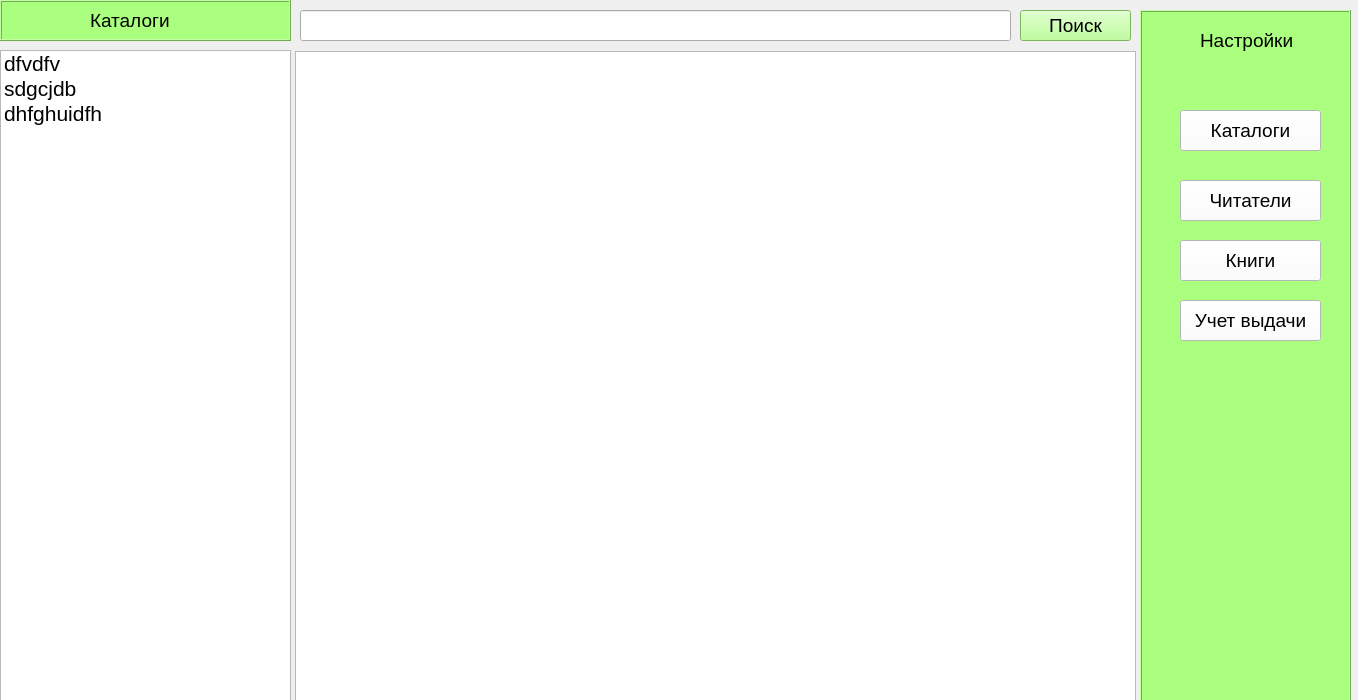
<?xml version="1.0" encoding="UTF-8"?>
<ui version="4.0">
 <class>MainWindow</class>
 <widget class="QMainWindow" name="MainWindow">
  <property name="geometry">
   <rect>
    <x>0</x>
    <y>0</y>
    <width>1358</width>
    <height>700</height>
   </rect>
  </property>
  <property name="windowTitle">
   <string>Университетская библиотека</string>
  </property>
  <widget class="QWidget" name="centralwidget">
   <widget class="QListWidget" name="listWidget">
    <property name="geometry">
     <rect>
      <x>0</x>
      <y>50</y>
      <width>291</width>
      <height>961</height>
     </rect>
    </property>
    <property name="font">
     <font>
      <pointsize>16</pointsize>
     </font>
    </property>
    <item>
     <property name="text">
      <string>dfvdfv</string>
     </property>
    </item>
    <item>
     <property name="text">
      <string>sdgcjdb</string>
     </property>
    </item>
    <item>
     <property name="text">
      <string>dhfghuidfh</string>
     </property>
    </item>
   </widget>
   <widget class="QFrame" name="frame">
    <property name="geometry">
     <rect>
      <x>0</x>
      <y>0</y>
      <width>291</width>
      <height>41</height>
     </rect>
    </property>
    <property name="styleSheet">
     <string notr="true">background-color:rgb(170, 255, 127)
</string>
    </property>
    <property name="frameShape">
     <enum>QFrame::Box</enum>
    </property>
    <property name="frameShadow">
     <enum>QFrame::Raised</enum>
    </property>
    <widget class="QLabel" name="label">
     <property name="geometry">
      <rect>
       <x>90</x>
       <y>10</y>
       <width>81</width>
       <height>21</height>
      </rect>
     </property>
     <property name="font">
      <font>
       <pointsize>14</pointsize>
      </font>
     </property>
     <property name="text">
      <string>Каталоги</string>
     </property>
    </widget>
   </widget>
   <widget class="QFrame" name="frame_2">
    <property name="geometry">
     <rect>
      <x>1140</x>
      <y>10</y>
      <width>211</width>
      <height>1051</height>
     </rect>
    </property>
    <property name="styleSheet">
     <string notr="true">background-color:rgb(170, 255, 127)</string>
    </property>
    <property name="frameShape">
     <enum>QFrame::Box</enum>
    </property>
    <property name="frameShadow">
     <enum>QFrame::Raised</enum>
    </property>
    <widget class="QLabel" name="label_2">
     <property name="geometry">
      <rect>
       <x>60</x>
       <y>20</y>
       <width>101</width>
       <height>21</height>
      </rect>
     </property>
     <property name="font">
      <font>
       <pointsize>14</pointsize>
      </font>
     </property>
     <property name="text">
      <string>Настройки</string>
     </property>
    </widget>
    <widget class="QPushButton" name="pushButton">
     <property name="geometry">
      <rect>
       <x>40</x>
       <y>100</y>
       <width>141</width>
       <height>41</height>
      </rect>
     </property>
     <property name="font">
      <font>
       <pointsize>14</pointsize>
      </font>
     </property>
     <property name="styleSheet">
      <string notr="true">background-color:rgb(255, 255, 255)</string>
     </property>
     <property name="text">
      <string>Каталоги</string>
     </property>
    </widget>
    <widget class="QPushButton" name="pushButton_3">
     <property name="geometry">
      <rect>
       <x>40</x>
       <y>170</y>
       <width>141</width>
       <height>41</height>
      </rect>
     </property>
     <property name="font">
      <font>
       <pointsize>14</pointsize>
      </font>
     </property>
     <property name="styleSheet">
      <string notr="true">background-color:rgb(255, 255, 255)</string>
     </property>
     <property name="text">
      <string>Читатели</string>
     </property>
    </widget>
    <widget class="QPushButton" name="pushButton_4">
     <property name="geometry">
      <rect>
       <x>40</x>
       <y>230</y>
       <width>141</width>
       <height>41</height>
      </rect>
     </property>
     <property name="font">
      <font>
       <pointsize>14</pointsize>
      </font>
     </property>
     <property name="styleSheet">
      <string notr="true">background-color:rgb(255, 255, 255)</string>
     </property>
     <property name="text">
      <string>Книги</string>
     </property>
    </widget>
    <widget class="QPushButton" name="pushButton_5">
     <property name="geometry">
      <rect>
       <x>40</x>
       <y>290</y>
       <width>141</width>
       <height>41</height>
      </rect>
     </property>
     <property name="font">
      <font>
       <pointsize>14</pointsize>
      </font>
     </property>
     <property name="styleSheet">
      <string notr="true">background-color:rgb(255, 255, 255)</string>
     </property>
     <property name="text">
      <string>Учет выдачи</string>
     </property>
    </widget>
   </widget>
   <widget class="QLineEdit" name="lineEdit">
    <property name="geometry">
     <rect>
      <x>300</x>
      <y>10</y>
      <width>711</width>
      <height>31</height>
     </rect>
    </property>
   </widget>
   <widget class="QPushButton" name="pushButton_2">
    <property name="geometry">
     <rect>
      <x>1020</x>
      <y>10</y>
      <width>111</width>
      <height>31</height>
     </rect>
    </property>
    <property name="font">
     <font>
      <pointsize>14</pointsize>
     </font>
    </property>
    <property name="styleSheet">
     <string notr="true">background-color:rgb(170, 255, 127)</string>
    </property>
    <property name="text">
     <string>Поиск</string>
    </property>
   </widget>
   <widget class="QTableWidget" name="tableWidget">
    <property name="geometry">
     <rect>
      <x>295</x>
      <y>51</y>
      <width>841</width>
      <height>651</height>
     </rect>
    </property>
   </widget>
  </widget>
 </widget>
 <resources/>
 <connections/>
</ui>
